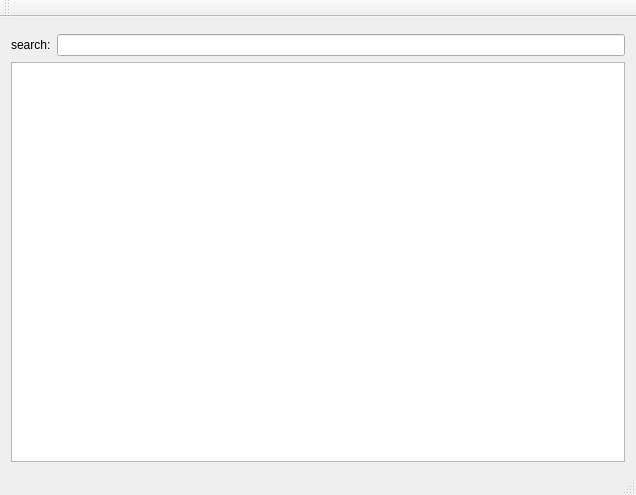
<?xml version="1.0" encoding="UTF-8"?>
<ui version="4.0">
 <class>MainWindow</class>
 <widget class="QMainWindow" name="MainWindow">
  <property name="geometry">
   <rect>
    <x>0</x>
    <y>0</y>
    <width>636</width>
    <height>495</height>
   </rect>
  </property>
  <property name="windowTitle">
   <string>LogViewer</string>
  </property>
  <widget class="QWidget" name="centralWidget">
   <layout class="QVBoxLayout" name="verticalLayout">
    <item>
     <widget class="PathSelector" name="pathSelector"/>
    </item>
    <item>
     <layout class="QHBoxLayout" name="horizontalLayout">
      <item>
       <widget class="QLabel" name="label">
        <property name="text">
         <string>search:</string>
        </property>
       </widget>
      </item>
      <item>
       <widget class="QLineEdit" name="lineEdit"/>
      </item>
     </layout>
    </item>
    <item>
     <widget class="QTableView" name="tableView">
      <property name="font">
       <font>
        <family>Courier New</family>
        <pointsize>10</pointsize>
       </font>
      </property>
     </widget>
    </item>
   </layout>
  </widget>
  <widget class="QMenuBar" name="menuBar">
   <property name="geometry">
    <rect>
     <x>0</x>
     <y>0</y>
     <width>636</width>
     <height>21</height>
    </rect>
   </property>
  </widget>
  <widget class="QToolBar" name="mainToolBar">
   <attribute name="toolBarArea">
    <enum>TopToolBarArea</enum>
   </attribute>
   <attribute name="toolBarBreak">
    <bool>false</bool>
   </attribute>
  </widget>
  <widget class="QStatusBar" name="statusBar"/>
 </widget>
 <layoutdefault spacing="6" margin="11"/>
 <customwidgets>
  <customwidget>
   <class>PathSelector</class>
   <extends>QWidget</extends>
   <header>PathSelector.h</header>
  </customwidget>
 </customwidgets>
 <resources/>
 <connections/>
</ui>
